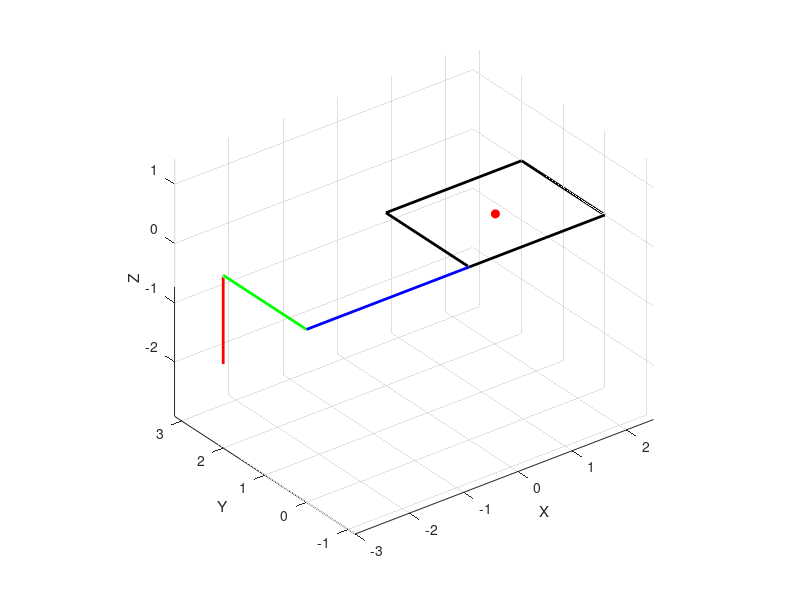

The MATLAB script that drew this image:
% Define the dimensions of the base and the links
L1 = 2.5; % Length of base in X-direction
L4 = 2;   % Length of base in Y-direction
L = 3;    % Length of the first link
L2 = 2;   % Length of the second link
L3 = 1.5; % Length of the third link
P1 = [L1/2, L4/2, 0]; % Point P1 (center of the rectangle)

% Define the initial joint positions
base_points = [
    0, 0, 0;      % Bottom-left corner
    L1, 0, 0;     % Bottom-right corner
    L1, L4, 0;     % Top-right corner
    0, L4, 0;     % Top-left corner
];

% Link L is placed next to the left side of the rectangle
link_L_start = base_points(1, :);
link_L_end = link_L_start + [-3, 0, 0]; % L link along the X-direction

% Link L2 connected to the other side of the L joint
link_L2_start = link_L_end;
link_L2_end = link_L2_start + [0, L2, 0]; % L2 along the Y-direction

% Link L3 connected to the other joint of L2 (initial position)
link_L3_start = link_L2_end;
link_L3_end = link_L3_start + [0, 0, -L3]; % L3 initial position along the Z-direction

% Plotting the base (rectangle)
figure;
hold on;
grid on;
axis equal;
xlabel('X');
ylabel('Y');
zlabel('Z');

% Plot the base as a rectangle (4 edges)
for i = 1:4
    plot3([base_points(i, 1), base_points(mod(i, 4) + 1, 1)], ...
          [base_points(i, 2), base_points(mod(i, 4) + 1, 2)], ...
          [base_points(i, 3), base_points(mod(i, 4) + 1, 3)], 'k-', 'LineWidth', 2);
end

% Initial plot of the links
link_L_plot = plot3([link_L_start(1), link_L_end(1)], ...
                    [link_L_start(2), link_L_end(2)], ...
                    [link_L_start(3), link_L_end(3)], 'b-', 'LineWidth', 2);
link_L2_plot = plot3([link_L2_start(1), link_L2_end(1)], ...
                     [link_L2_start(2), link_L2_end(2)], ...
                     [link_L2_start(3), link_L2_end(3)], 'g-', 'LineWidth', 2);
link_L3_plot = plot3([link_L3_start(1), link_L3_end(1)], ...
                     [link_L3_start(2), link_L3_end(2)], ...
                     [link_L3_start(3), link_L3_end(3)], 'r-', 'LineWidth', 2);

% Plot the rotating joint A1 at P1
joint_A1 = plot3(P1(1), P1(2), P1(3), 'ro', 'MarkerFaceColor', 'r');

% Set animation parameters
num_frames = 100; % Number of frames for animation
qi_max = 2 * pi;  % Maximum rotation angle (full rotation)
qi_vals = linspace(0, qi_max, num_frames); % Angle values for each frame

% Set the figure to update in real-time
for i = 1:num_frames
    % Calculate the new angle for the rotation (rotation of L3 around P1)
    q_i = qi_vals(i); % Angle for joint A1 (rotation around P1)
    
    % Rotation matrix for rotating L3 (about an axis)
    % Assume L3 rotates around the Z-axis of P1, you can adjust for any other axis
    R = [cos(q_i), -sin(q_i), 0; 
         sin(q_i), cos(q_i), 0; 
         0, 0, 1]; % Rotation matrix around the Z-axis
    
    % Calculate new position for the end of link L3
    link_L3_end_rotated = P1 + (link_L3_end - P1) * R; % Apply rotation
    
    % Update the positions of the other links based on the rotation (using forward kinematics)
    % Here you might adjust the positions dynamically (for simplicity, you can assume constant length).
    link_L2_end_new = link_L2_start + [0, L2, 0];  % Keep L2 in place for now, adjust as needed
    
    % Update the plot for the links
    set(link_L_plot, 'XData', [link_L_start(1), link_L_end(1)], ...
                     'YData', [link_L_start(2), link_L_end(2)], ...
                     'ZData', [link_L_start(3), link_L_end(3)]);
    set(link_L2_plot, 'XData', [link_L2_start(1), link_L2_end_new(1)], ...
                      'YData', [link_L2_start(2), link_L2_end_new(2)], ...
                      'ZData', [link_L2_start(3), link_L2_end_new(3)]);
    set(link_L3_plot, 'XData', [link_L3_start(1), link_L3_end_rotated(1)], ...
                      'YData', [link_L3_start(2), link_L3_end_rotated(2)], ...
                      'ZData', [link_L3_start(3), link_L3_end_rotated(3)]);
    
    % Optional: Pause to create animation effect
    pause(0.05); % Adjust speed of animation (larger value = slower animation)
    
end

% Final adjustment to the view
view(3);
